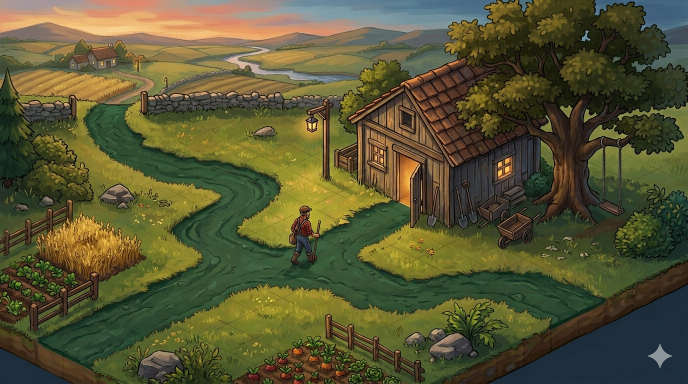
#> input picture assets/map.png, 1376 x 768 px, found by its file name (shown at 1/2 size)
$ python build-walkmask.py
#> lines starting #> are read from the running program, lines starting #| are printed output that depends on the picture; after the words box and inside, x2 and y2 are one past the last pixel; in counts of white or black regions, pixels touching at a corner belong together
#!/usr/bin/env python3
"""Build src/walkMask.js from public/assets/map.png.

The walkable area is the dirt path: pixels close to the path's tan colour.
Fences, crops, water, buildings and grass are all excluded.

Re-run after changing the map:  python3 scripts/build-walkmask.py
Requires Pillow and numpy.
"""
import base64
from collections import deque
from pathlib import Path

import numpy as np
from PIL import Image, ImageFilter

ROOT = Path(__file__).resolve().parent.parent
MAP = ROOT / 'public/assets/map.png'
OUT = ROOT / 'src/walkMask.js'

PATH_RGB = (226, 176, 106)  # dirt path colour
TOLERANCE = 40              # max RGB distance from PATH_RGB
CELL = 4                    # image px per grid cell
START = (387, 1265)         # player spawn (image px); must be on the path

# Spots where the path is hidden by something you can walk under/through,
# forced walkable: (x, y, w, h) in image px.
BRIDGES = [
    (345, 1140, 80, 105),   # open gate (overhead beam + open doors)
    (130, 526, 40, 24),     # path shaded by the well roof
    (240, 320, 46, 32),     # farmhouse steps up to the door
    (468, 360, 40, 30),     # barn doorway
    (606, 786, 38, 24),     # tool shed doorway
    (158, 812, 80, 22),     # jetty deck
    (236, 822, 30, 24),     # from the path onto the jetty
    (455, 685, 40, 22),     # off the path towards the tractors…
    (470, 640, 40, 50),     # …between the fences…
    (490, 636, 80, 22),     # …up to the front tractor
]

img = Image.open(MAP).convert('RGB')
#> img is the input picture: PIL image 1376x768 RGB; mean R, G, B 87.5, 85.9, 51.3
px = np.asarray(img).astype(int)
dist = np.sqrt(((px - np.array(PATH_RGB)) ** 2).sum(-1))
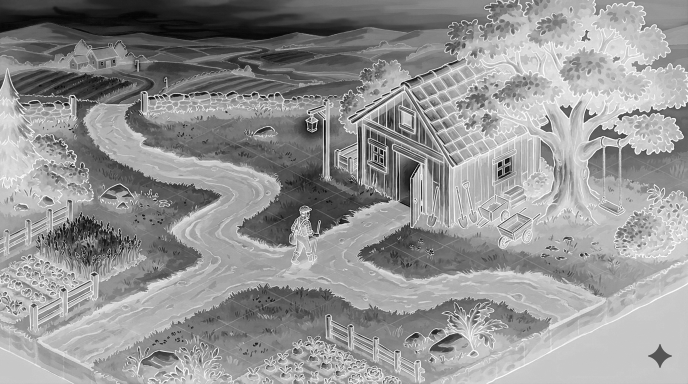
#> dist: shape (768, 1376) float64 (shown at 1/2 size); min 1.41, max 305.4, mean 177.7; drawn with min black and max white
mask = Image.fromarray(((dist < TOLERANCE) * 255).astype(np.uint8))
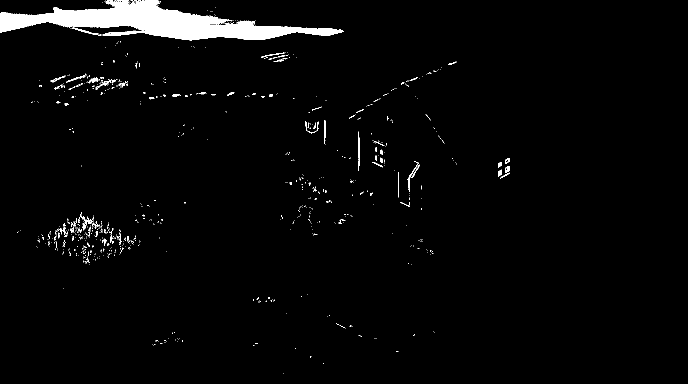
#> mask: PIL image 1376x768 L (shown at 1/2 size); 2.8% white; 742 white regions (677 under 20 px), largest, box (x1, y1, x2, y2) and area: (0, 0, 687, 81) 23391, (815, 322, 837, 384) 153, (144, 55, 197, 70) 150

# Close small holes (pebbles, grass tufts) in the path.
mask = mask.filter(ImageFilter.MaxFilter(5)).filter(ImageFilter.MinFilter(5))
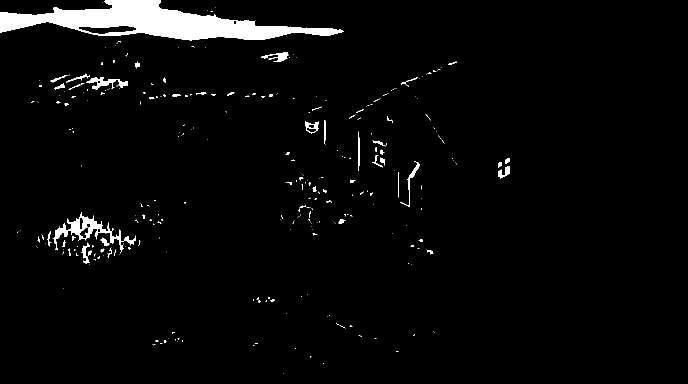
#> mask: PIL image 1376x768 L (shown at 1/2 size); 3.2% white; 308 white regions (238 under 20 px), largest, box (x1, y1, x2, y2) and area: (0, 0, 687, 81) 24673, (105, 424, 248, 506) 2460, (172, 154, 256, 179) 765
full = np.asarray(mask) > 127
for x, y, bw, bh in BRIDGES:
    full[y:y + bh, x:x + bw] = True
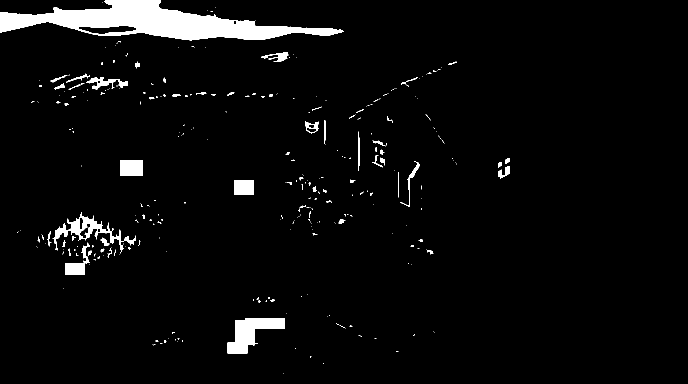
#> full: shape (768, 1376) bool (shown at 1/2 size); 3.9% white; 310 white regions (236 under 20 px), largest, box (x1, y1, x2, y2) and area: (0, 0, 687, 81) 24673, (455, 636, 570, 707) 4167, (105, 424, 248, 506) 2460

h, w = full.shape
#> h = 768; w = 1376
rows, cols = h // CELL, w // CELL
#> rows = 192; cols = 344
grid = full[:rows * CELL, :cols * CELL].reshape(rows, CELL, cols, CELL).mean((1, 3)) >= 0.5
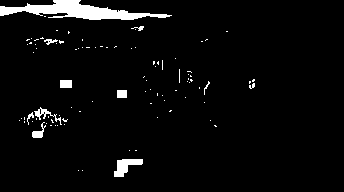
#> grid: shape (192, 344) bool; 4% white; 93 white regions (82 under 20 px), largest, box (x1, y1, x2, y2) and area: (0, 0, 172, 20) 1577, (114, 159, 143, 177) 283, (34, 107, 62, 125) 125

# Keep only the region connected to the spawn point: drops tan-coloured
# specks such as hay bales and fruit that aren't part of the path.
start = (START[1] // CELL, START[0] // CELL)
#> (the run stopped early here; a loop or call above may not have finished)
